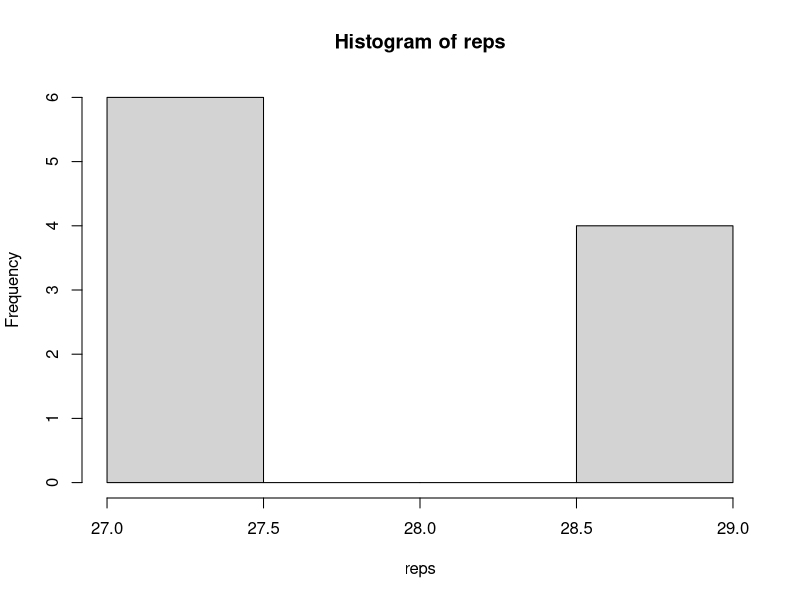
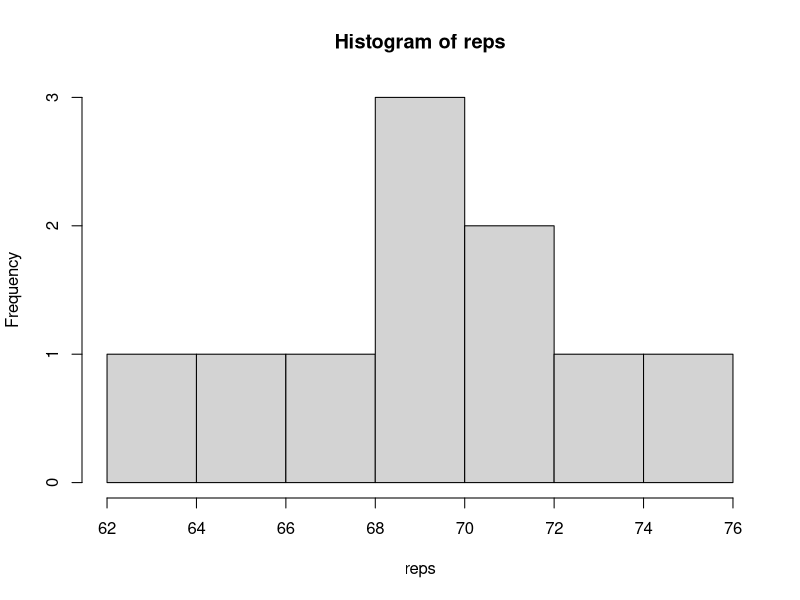
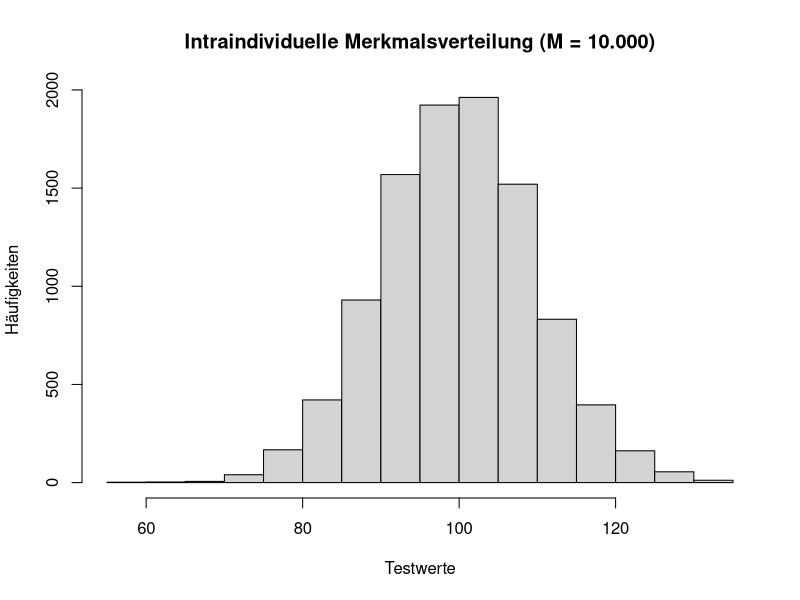
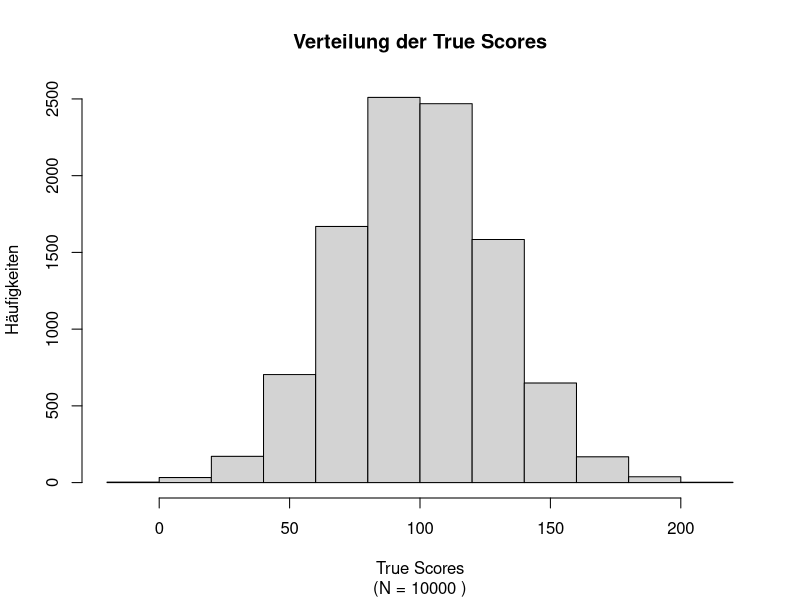
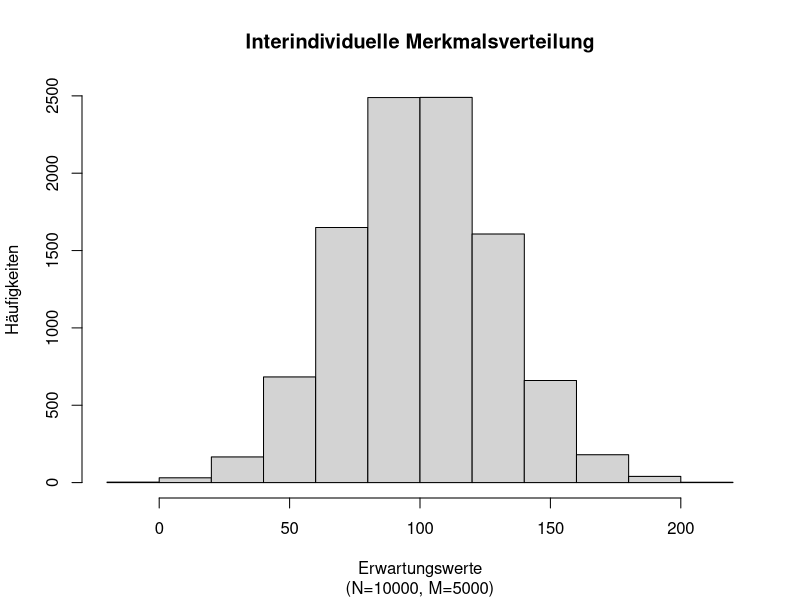
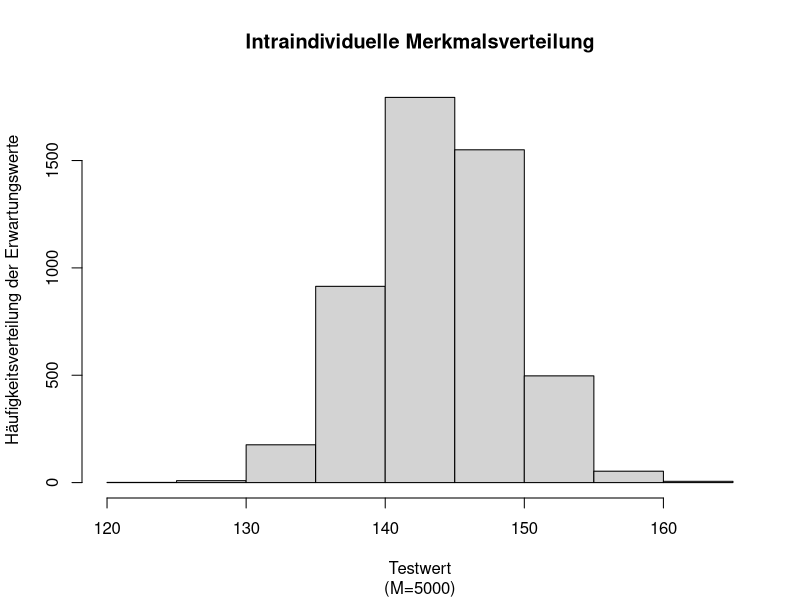

Write R code to recreate these figures, in order.
###################################
# R Skript zum Übungskurs: 04 KTT # 
##################################ä

# Übungsaufgabe 1 ---------------------------------------------------------

# Revelle's Münzwurf 
#

# Setup
# set.seed(123)
# rm(list = ls())
#
# Wahres Alter
true_age <- 28 #<------------------------------------------ verändere mich!

add_privacy <- function(true_age){
  hot <- sample(c(0,1), 1, replace = TRUE)
  ifelse(hot==1, true_age+1, true_age-1)
}

# Anzahl der Testwiederholungen 
M <- 10 #<------------------------------------------------ verändere mich!
reps <- replicate(M, add_privacy(true_age))
# Erwartungswert von X ; E(X) = T 
(E_X <- mean(reps))
hist(reps)

# Die verlfixte Waage
#

# Setup
# set.seed(123)
# rm(list = ls())
#
true_weight <- 67 #<---------------------------------------- verändere mich!
crazy_scale <- function(true_weight){
  # 5kg +/- 
  rnorm(1, true_weight, 5)
}
# Anzahl der Messwiederholungen
M <- 10 #<------------------------------------------ verändere mich!
reps <- replicate(M, crazy_scale(true_weight))
(E_x <- mean(reps))
hist(reps)

# Übungsaufgabe 2 ---------------------------------------------------------

# Setup
# set.seed(123)
# rm(list = ls()) 
#
# Anzahl der Testwiederholungen 
M <- 10000 #<---------------------------------- verändere mich!
# True Score
T <- 100 
# Messfehler: E(E) = 0
E <- rnorm(M, 0, 10)
# Beobachtungswert 
X <- T + E 
# (Imaginäre) Wiederholung des Test 
reps <- replicate(M, sample(X, 1))

# Output(s)
#
# Intraindividuelle Merkmalsverteilung
hist(reps, 
     main = "Intraindividuelle Merkmalsverteilung (M = 10.000)", 
     xlab = "Testwerte", 
     ylab = "Häufigkeiten")
#     
# Erwartungswert des Individuums bei M Wiederholungen
# E(X) = T = 100 (?)
(E_X <- mean(reps))
#
# Ein zufällig gezogener Beobachtungswert
# .. aus der intraindividuellen Merkmalsverteilung
# .. ein Schätzer für den wahren Wert: 100
(X_i <- sample(X, 1))
cat("Beobachtungswert", X_i, "True Score", T)

# Übungsaufgabe 3 ---------------------------------------------------------

# Setup 
# set.seed(123)
# rm(list = ls())
#
# Populationsgröße 
N <- 10000 #<----------------------------------------------- verändere mich!
# Generierung der True Scores
# 100: Mittlere Intelligenz in der Population
# 30: Abweichungen vom Populationnsmittelwert
T <- round(rnorm(N, 100, 30), digits = 0)
# Anzahl der Testwiederholungen
M <- 5000 #<-------------------------------------------------- verändere mich!
X <- lapply(T, function(T) rnorm(M, T , 5)) ; names(X) <- T

# Outputs
#

# "Verteilung der wahren aber unbekannten Intelligenzwerte 
# ...in der Population
#
hist(T, 
     main = "Verteilung der True Scores", 
     sub =  paste("(N =", N, ")"),
     xlab = "True Scores", 
     ylab = "Häufigkeiten"
     )

# Interindividuelle Merkmalsverteilung
#
hist(rapply(X, mean), 
     main = "Interindividuelle Merkmalsverteilung", 
     sub = paste0("(N=", N, ", M=", M, ")"), 
     xlab = "Erwartungswerte",
     ylab = "Häufigkeiten")

# Mittelwert unserer Population
# ..zur Erinnerung: T = 100
#
mean(rapply(X, mean)) 

# Intraindividuelle Merkmalsverteilung 
# ..ziehe zufällig ein (i=1) Individuum aus der Population
#
i <- 1 
X_i <- sample(X, i)
hist(X_i[[1]],
     main = "Intraindividuelle Merkmalsverteilung",
     sub = paste0("(M=", M, ")"), 
     xlab = "Testwert",
     ylab = "Häufigkeitsverteilung der Erwartungswerte")

# Ziehe zufällig ein Testwert dieser Person 
# ..aus der intraindividuellen Merkmalsverteilung
(X_ij <- sample(X_i[[1]], 1)) #<--------------------------- mehrfach ausführen!
cat("Observed Score:", X_ij, "True Score:", names(X_i))

# Funktion 
# set.seed(123)
# rm(list = ls())
#
# Ziehe zufällig ein Testwert dieser Person 
# ..aus der intraindividuellen Merkmalsverteilung
rsample_i <- function(){
  # Ziehe zufällig ein Individuum 
  (X_i <- sample(X, 1)) 
  # Ziehe zufällig einen Testwert dieses Individuums 
  (X_ij <- sample(X_i[[1]], 1))
  cat(" True Score (T):", names(X_i), "\n", 
      "Testwert (X):", round(X_ij), "\n", 
      "Messfehler (E):", 
      abs(round(X_ij) - as.numeric(names(X_i))))}

# Ziehe zufällig ein Individuum aus der Population
rsample_i() #<------------------------------------------ mehrfach ausführen!

# Übungsaufgabe 5 ---------------------------------------------------------

# Setup
# set.seed(123)
# rm(list = ls())
#
# Populaitonsgröße
N <- 10000
tau <- rnorm(N, mean = 100, 30)
var_epsilon <- 25 # <-------------------------------------- verändere mich!
epsilon <- rnorm(N, 0, var_epsilon) 

# Funktion
# 
reliab <- function(tau, epsilon){
  rel <- var(tau) / var(tau + epsilon)
  cat("Reliabilität der Messung:", rel)
}

reliab(tau, epsilon) #<------------------------------- mehrfach ausführen!
